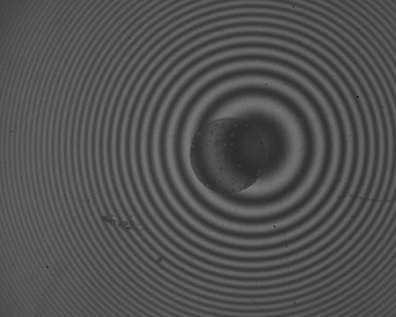
#> input picture HW01/1.png, 396 x 317 px
$ python find_ring.py
#> lines starting #> are read from the running program, lines starting #| are printed output that depends on the picture; after the words box and inside, x2 and y2 are one past the last pixel; in counts of white or black regions, pixels touching at a corner belong together; long printed decimals are rounded
# pipeline_debug.py
import json, csv
from pathlib import Path
import numpy as np
import cv2

def imread_gray(p: str) -> np.ndarray:
    im = cv2.imread(p, cv2.IMREAD_UNCHANGED)
    if im is None:
        raise FileNotFoundError(p)
    if im.ndim == 3:
        im = cv2.cvtColor(im, cv2.COLOR_BGR2GRAY)
    return im.astype(np.float32)

def save_gray01(name: str, im01: np.ndarray):
    im8 = (np.clip(im01, 0.0, 1.0) * 255).astype(np.uint8)
    cv2.imwrite(name, im8)

def normalize01(im: np.ndarray) -> np.ndarray:
    mn, mx = float(im.min()), float(im.max())
    if mx <= mn:
        return np.zeros_like(im, np.float32)
    return (im - mn) / (mx - mn)

def average_pair(im1: np.ndarray, im2: np.ndarray) -> np.ndarray:
    return (im1 + im2) * 0.5

def box_blur_integral(im: np.ndarray, k: int) -> np.ndarray:
    assert im.ndim == 2 and k % 2 == 1
    p = k // 2
    im_pad = np.pad(im, ((p, p), (p, p)), mode='reflect')
    ii = im_pad.astype(np.float64).cumsum(0).cumsum(1)
    ii = np.pad(ii, ((1, 0), (1, 0)), mode='constant', constant_values=0)
    K = k
    sums = ii[K:, K:] - ii[:-K, K:] - ii[K:, :-K] + ii[:-K, :-K]
    return (sums / (K * K)).astype(np.float32)

def conv_sum2d01(mask01: np.ndarray, k: int = 3) -> np.ndarray:
    p = k // 2
    pad = np.pad(mask01, ((p, p), (p, p)), mode='reflect')
    ii = pad.cumsum(0).cumsum(1)
    ii = np.pad(ii, ((1, 0), (1, 0)), mode='constant', constant_values=0)
    K = k
    return ii[K:, K:] - ii[:-K, K:] - ii[K:, :-K] + ii[:-K, :-K]

def morph_open3(mask01: np.ndarray) -> np.ndarray:
    cnt = conv_sum2d01(mask01, 3)
    eroded = (cnt == 9).astype(np.uint8)
    cnt2 = conv_sum2d01(eroded, 3)
    dil = (cnt2 > 0).astype(np.uint8)
    return dil

def boundary_from_mask(mask01: np.ndarray) -> np.ndarray:
    cnt = conv_sum2d01(mask01, 3)
    boundary = (mask01 == 1) & (cnt < 9)
    ys, xs = np.nonzero(boundary)
    return np.stack([xs.astype(np.float64), ys.astype(np.float64)], axis=1)

def fit_circle_algebraic(pts_xy: np.ndarray):
    x, y = pts_xy[:, 0], pts_xy[:, 1]
    M = np.column_stack([x, y, np.ones_like(x)])
    b = -(x*x + y*y)
    A, B, C = np.linalg.lstsq(M, b, rcond=None)[0]
    xc, yc = -A / 2.0, -B / 2.0
    r = float(np.sqrt(max(xc*xc + yc*yc - C, 0.0)))
    return float(xc), float(yc), r

def pick_center_component(mask01: np.ndarray, min_area: int = 150) -> np.ndarray:
    H, W = mask01.shape
    num, labels, stats, cents = cv2.connectedComponentsWithStats(mask01.astype(np.uint8), connectivity=4)
    if num <= 1:
        return mask01 * 0
    img_cy, img_cx = H/2.0, W/2.0

    best, bestd = None, 1e18
    for i in range(1, num):
        area = int(stats[i, cv2.CC_STAT_AREA])
        if area < min_area:
            continue
        cy, cx = cents[i]
        d2 = (cy - img_cy)**2 + (cx - img_cx)**2
        if d2 < bestd:
            best, bestd = i, d2
    if best is None:
        for i in range(1, num):
            cy, cx = cents[i]
            d2 = (cy - img_cy)**2 + (cx - img_cx)**2
            if d2 < bestd:
                best, bestd = i, d2
    return (labels == best).astype(np.uint8), stats, cents

def fill_holes_cv(mask01: np.ndarray) -> np.ndarray:
    m = (mask01 * 255).astype(np.uint8)
    h, w = m.shape
    inv = cv2.bitwise_not(m)
    ff = inv.copy()
    mask = np.zeros((h+2, w+2), np.uint8)
    cv2.floodFill(ff, mask, seedPoint=(0, 0), newVal=255)
    holes = cv2.bitwise_not(ff)
    filled = cv2.bitwise_or(m, holes)
    return (filled > 0).astype(np.uint8)

def boundary_outer_only(mask01: np.uint8) -> np.ndarray:
    filled = fill_holes_cv(mask01)
    cv2.imwrite("step5b_filled.png", filled * 255)

    contours, _ = cv2.findContours(filled, cv2.RETR_EXTERNAL, cv2.CHAIN_APPROX_NONE)
    if not contours:
        raise RuntimeError("未找到外轮廓")
    cnt = max(contours, key=cv2.contourArea)
    pts = cnt.reshape(-1, 2).astype(np.float64)
    return pts

def run_pipeline(img1_path="1.png", img2_path="2.png",
                 k_bg=51,         # 大核背景（平坦化）
                 k_smooth=5,      # 小核去噪
                 dark_offset=0.05,# 相对背景的暗度阈值（越大越严格）
                 min_area=2000    # 目标最小面积（按你的图像分辨率可调）
                 ):
    out_dir = Path(".")
    # Step 0: 读入与归一化
    im1 = normalize01(imread_gray(img1_path))
#> in imread_gray, im is the input picture: shape (317, 396, 3); min 32, max 128, mean 80.9
#> in normalize01, `mn, mx = float(im.min()), float(im.max())`: mn = 32; mx = 128
    im2 = normalize01(imread_gray(img2_path))
#> call 2 of imread_gray, with p = '2.png'
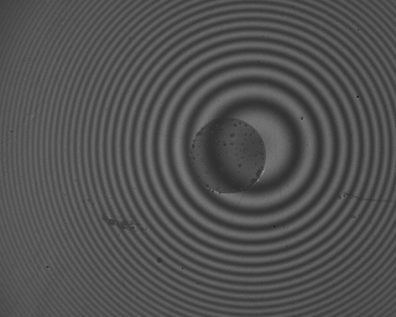
#> input picture HW01/2.png, 396 x 317 px
#> in imread_gray, im is the input picture: shape (317, 396, 3); min 34, max 158, mean 81.4
    save_gray01(str(out_dir/"step0_img1_norm.png"), im1)
    save_gray01(str(out_dir/"step0_img2_norm.png"), im2)

    # Step 1: 配对平均
    avg = average_pair(im1, im2)
    save_gray01(str(out_dir/"step1_avg.png"), avg)

    # Step 2: 平坦化
    bg = box_blur_integral(avg, k=k_bg)
#> in box_blur_integral, `sums = ii[K:, K:] - ii[:-K, K:] - ii[K:, :-K] + ii[:-K, :-K]`:
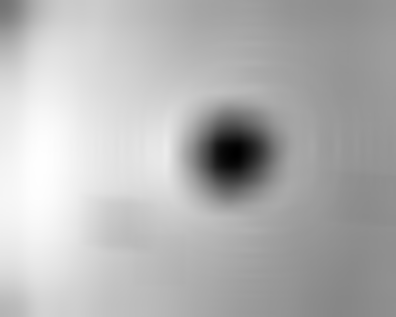
#> sums: shape (317, 396) float64; min 709.7, max 1345.1, mean 1159.5; drawn with min black and max white
    save_gray01(str(out_dir/"step2_bg_box{:d}.png".format(k_bg)), normalize01(bg))
    rel = normalize01(bg - avg)
    save_gray01(str(out_dir/"step2_rel_bg_minus_avg.png"), rel)

    # Step 3: 小核去噪
    blur = box_blur_integral(rel, k=k_smooth)
#> call 2 of box_blur_integral, with k = 5
#> in box_blur_integral (call 2), `sums = ii[K:, K:] - ii[:-K, K:] - ii[K:, :-K] + ii[:-K, :-K]`:
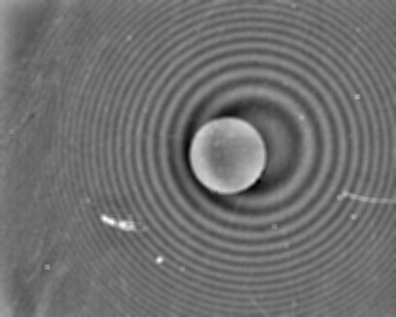
#> sums: shape (317, 396) float64; min 6.31, max 16.6, mean 10.81; drawn with min black and max white
    save_gray01(str(out_dir/"step3_rel_box{:d}.png".format(k_smooth)), blur)

    # Step 4: 阈值分割（相对背景更“暗”的区域）
    med = float(np.median(blur))
#> med = 0.431
    mad = float(np.median(np.abs(blur - med))) + 1e-6
#> mad = 0.0128
    T = max(med + 2.5*mad, med + dark_offset)  # 你可以把 2.5 改小/改大
#> T = 0.481
    mask = (blur > T).astype(np.uint8)  # rel=bg-avg 越大越暗
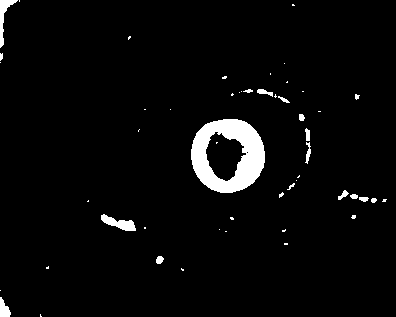
#> mask: shape (317, 396); values 0 (black) and 1 (white), 3.6% white; 52 white regions (34 under 20 px), largest, box (x1, y1, x2, y2) and area: (191, 119, 265, 193) 3133, (101, 214, 136, 231) 290, (0, 0, 18, 48) 260
    save_gray01(str(out_dir/"step4_mask_raw.png"), mask)

    # Step 5: 3x3 开运算，去掉细小条纹与噪点
    mask_open = morph_open3(mask)
#> in conv_sum2d01, `pad = np.pad(mask01, ((p, p), (p, p)), mode='reflect')`: pad: shape (319, 398); values 0 (black) and 1 (white), 3.6% white; 52 white regions (34 under 20 px), largest, box (x1, y1, x2, y2) and area: (192, 120, 266, 194) 3133, (0, 0, 19, 49) 325, (102, 215, 137, 232) 290
#> in conv_sum2d01, `ii = pad.cumsum(0).cumsum(1)`:
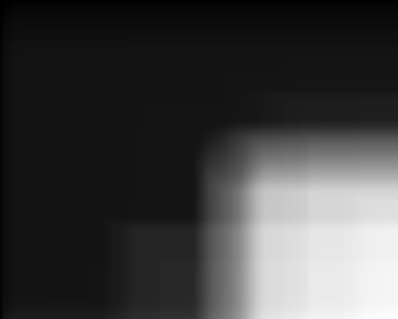
#> ii: shape (319, 398) uint64; min 1, max 4621, mean 1162; drawn with min black and max white
#> in conv_sum2d01, `return ii[K:, K:] - ii[:-K, K:] - ii[K:, :-K] + ii[:-K, :-K]`: returned value: shape (317, 396) uint64; 10 distinct labels, from 0 to 9
#> in morph_open3, `eroded = (cnt == 9).astype(np.uint8)`: eroded: shape (317, 396); values 0 (black) and 1 (white), 2.6% white; 22 white regions (17 under 20 px), largest, box (x1, y1, x2, y2) and area: (192, 120, 264, 192) 2640, (0, 0, 16, 46) 191, (102, 216, 135, 230) 184, (0, 298, 10, 317) 111, (157, 257, 162, 263) 21
#> in conv_sum2d01 (call 2), `pad = np.pad(mask01, ((p, p), (p, p)), mode='reflect')`: pad: shape (319, 398); values 0 (black) and 1 (white), 2.7% white; 22 white regions (17 under 20 px), largest, box (x1, y1, x2, y2) and area: (193, 121, 265, 193) 2640, (0, 0, 17, 47) 252, (103, 217, 136, 231) 184, (0, 299, 11, 319) 138, (158, 258, 163, 264) 21
#> in conv_sum2d01 (call 2), `return ii[K:, K:] - ii[:-K, K:] - ii[K:, :-K] + ii[:-K, :-K]`: returned value: shape (317, 396) uint64; 10 distinct labels, from 0 to 9
#> in morph_open3, `dil = (cnt2 > 0).astype(np.uint8)`: dil: shape (317, 396); values 0 (black) and 1 (white), 3.4% white; 21 white regions (8 under 20 px), largest, box (x1, y1, x2, y2) and area: (191, 119, 265, 193) 3126, (101, 215, 136, 231) 288, (0, 0, 17, 47) 258
    save_gray01(str(out_dir/"step5_mask_open.png"), mask_open)

    # Step 6: 连通域标注与可视化
    comp, stats, cents = pick_center_component(mask_open, min_area=min_area)
#> in pick_center_component, `num, labels, stats, cents = cv2.connectedComponentsWithStats(mask01.as..`: labels: shape (317, 396) int32; 22 distinct labels, from 0 to 21
#> in pick_center_component, `num, labels, stats, cents = cv2.connectedComponentsWithStats(mask01.as..`: num = 22; stats = 22 rows, first 6: [0, 0, 396, 317, 121255], [0, 0, 17, 47, 258], [0, 54, 3, 6, 17], [247, 89, 4, 4, 14], [257, 89, 10, 5, 43], [268, 92, 5, 4, 18]; cents = 22 rows, first 8: [197.2, 158.1], [3.59, 16.04], [0.941, 56.35], [248.5, 90.5], [261.4, 91.12], [270.2, 93.33], [356.5, 96.5], [283.9, 99.59]
#> the loop in pick_center_component, `for i in range(1, num):` made 21 passes
#> (area, cy, cx, d2, best, bestd) on pass 9: (3126, 228.9, 154.8, 6822.2, 9, 6822.2)
#> area on passes 1, 4, 8, 10, 11, 12: 258, 43, 33, 49, 42, 45
#> after the loop in pick_center_component, `for i in range(1, num):`: best = 9; bestd = 6822.2
#> comp: shape (317, 396); values 0 (black) and 1 (white), 2.5% white; 1 white region, box (x1, y1, x2, y2) and area: (191, 119, 265, 193) 3126
    num, labels = cv2.connectedComponents(mask_open.astype(np.uint8))
#> num = 22
    vis_lab = (255.0 * labels / max(1, num-1)).astype(np.uint8)
    cv2.imwrite(str(out_dir/"step6_labels.png"), vis_lab)
    save_gray01(str(out_dir/"step6_target_mask.png"), comp)

    # Step 7: 取边界并拟合圆
    # pts = boundary_from_mask(comp)
    pts = boundary_outer_only(comp)
#> in fill_holes_cv, `inv = cv2.bitwise_not(m)`: inv: shape (317, 396); 97.5% white; 1 black region
#> in boundary_outer_only, `contours, _ = cv2.findContours(filled, cv2.RETR_EXTERNAL, cv2.CHAIN_AP..`: contours = 1 contour; box (x1, y1, x2, y2) and area: (191, 119, 265, 193) 4268
#> in boundary_outer_only, `cnt = max(contours, key=cv2.contourArea)`: cnt = contour of 211 points, box (x1, y1, x2, y2) (191, 119, 265, 193), area 4268
#> in boundary_outer_only, `pts = cnt.reshape(-1, 2).astype(np.float64)`: pts = 211 pairs, first value 191 to 264, second value 119 to 192

    if pts.shape[0] < 10:
        raise RuntimeError("边界点过少，阈值/面积阈值可能过严。请调小 dark_offset 或 min_area。")
    xc, yc, r = fit_circle_algebraic(pts)
#> in fit_circle_algebraic, `x, y = pts_xy[:, 0], pts_xy[:, 1]`: x = 211 values, max 264 at index 147, min 191 at index 43, mean 227.3; y = 211 values, max 192 at index 94, min 119 at index 0, mean 154.9
#> in fit_circle_algebraic, `M = np.column_stack([x, y, np.ones_like(x)])`: M = 211 rows, first 8: [223, 119, 1], [222, 120, 1], [221, 120, 1], [220, 120, 1], [219, 120, 1], [218, 120, 1], [217, 121, 1], [216, 121, 1]
#> in fit_circle_algebraic, `b = -(x*x + y*y)`: b = 211 values, max -56105 at index 27, min -97706 at index 134, mean -77025.7
#> in fit_circle_algebraic, `A, B, C = np.linalg.lstsq(M, b, rcond=None)[0]`: A = -454.8; B = -310; C = 74373.2
#> in fit_circle_algebraic, `xc, yc = -A / 2.0, -B / 2.0`: xc = 227.4; yc = 155
#> in fit_circle_algebraic, `r = float(np.sqrt(max(xc*xc + yc*yc - C, 0.0)))`: r = 36.85
#> xc = 227.4; yc = 155; r = 36.85

    # Step 8: 可视化叠加
    base8 = (avg * 255).clip(0, 255).astype(np.uint8)
    base3 = cv2.cvtColor(base8, cv2.COLOR_GRAY2BGR)
    for x, y in pts[:: max(1, pts.shape[0]//500) ]:
        cv2.circle(base3, (int(round(x)), int(round(y))), 0, (255, 255, 255), 1)
#> this loop made 211 passes
#> (x, y) on passes 1 to 3: (223, 119), (222, 120), (221, 120)
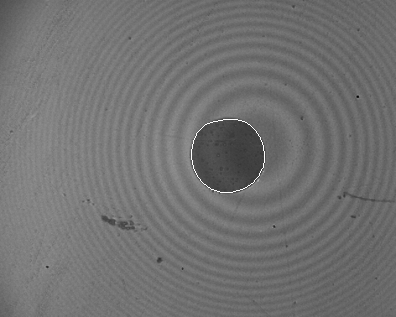
#> base3: shape (317, 396, 3); min 3, max 255, mean 113.5
    cv2.circle(base3, (int(round(xc)), int(round(yc))), int(round(r)), (255, 255, 255), 2)
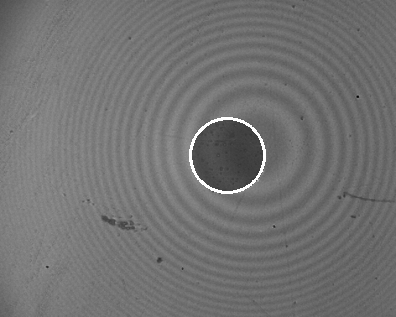
#> base3: shape (317, 396, 3); 0.39% of pixels changed, all inside (x1, y1, x2, y2) = (189, 117, 266, 194)
    cv2.circle(base3, (int(round(xc)), int(round(yc))), 2, (255, 255, 255), 2)
    cv2.imwrite(str(out_dir/"step8_boundary_fit_overlay.png"), base3)

    # 结果输出
    result = {
        "center_x(cols)": round(float(xc), 3),
        "center_y(rows)": round(float(yc), 3),
        "radius_px": round(float(r), 3),
        "threshold_T": round(T, 6),
        "median": round(med, 6),
        "mad": round(mad, 6),
        "params": {"k_bg": k_bg, "k_smooth": k_smooth,
                   "dark_offset": dark_offset, "min_area": min_area}
    }
    print(json.dumps(result, ensure_ascii=False, indent=2))
#| {
#|   "center_x(cols)": 227.391,
#|   "center_y(rows)": 154.997,
#|   "radius_px": 36.846,
#|   "threshold_T": 0.4811,
#|   "median": 0.4311,
#|   "mad": 0.0128,
#|   "params": {
#|     "k_bg": 51,
#|     "k_smooth": 5,
#|     "dark_offset": 0.05,
#|     "min_area": 2000
#> (further printed lines are left out)
    Path("result.json").write_text(json.dumps(result, ensure_ascii=False, indent=2), encoding="utf-8")
    with open("result.csv", "w", newline="", encoding="utf-8") as f:
        w = csv.writer(f);
        w.writerow(["center_x(cols)", "center_y(rows)", "radius_px", "T", "median", "mad", "k_bg", "k_smooth", "dark_offset", "min_area"])
        w.writerow([result["center_x(cols)"], result["center_y(rows)"], result["radius_px"],
                    result["threshold_T"], result["median"], result["mad"],
                    k_bg, k_smooth, dark_offset, min_area])

if __name__ == "__main__":
    run_pipeline(
        img1_path="1.png",
        img2_path="2.png",
        k_bg=51,          # 背景核,去除条纹残留
        k_smooth=5,       # 细节降噪
        dark_offset=0.05, # 最小暗度偏移阈值（0.03~0.10 可调）
        min_area=2000     # 目标连通域的最小面积（分辨率不同需调整）
    )
